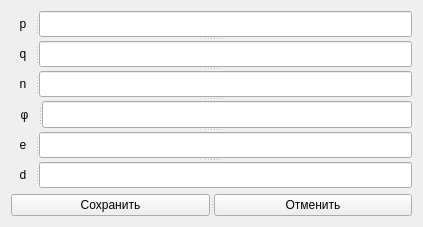
<?xml version="1.0" encoding="UTF-8"?>
<ui version="4.0">
 <class>RSA</class>
 <widget class="QWidget" name="RSA">
  <property name="geometry">
   <rect>
    <x>0</x>
    <y>0</y>
    <width>423</width>
    <height>227</height>
   </rect>
  </property>
  <property name="windowTitle">
   <string>RSA</string>
  </property>
  <layout class="QGridLayout" name="gridLayout">
   <item row="0" column="0">
    <widget class="QSplitter" name="splitter_9">
     <property name="orientation">
      <enum>Qt::Vertical</enum>
     </property>
     <widget class="QSplitter" name="splitter_10">
      <property name="orientation">
       <enum>Qt::Vertical</enum>
      </property>
      <widget class="QSplitter" name="splitter_7">
       <property name="orientation">
        <enum>Qt::Vertical</enum>
       </property>
       <widget class="QSplitter" name="splitter">
        <property name="orientation">
         <enum>Qt::Horizontal</enum>
        </property>
        <widget class="QLabel" name="label">
         <property name="text">
          <string>p</string>
         </property>
         <property name="alignment">
          <set>Qt::AlignCenter</set>
         </property>
        </widget>
        <widget class="QLineEdit" name="lineEdit"/>
       </widget>
       <widget class="QSplitter" name="splitter_2">
        <property name="orientation">
         <enum>Qt::Horizontal</enum>
        </property>
        <widget class="QLabel" name="label_2">
         <property name="text">
          <string>q</string>
         </property>
         <property name="alignment">
          <set>Qt::AlignCenter</set>
         </property>
        </widget>
        <widget class="QLineEdit" name="lineEdit_2"/>
       </widget>
       <widget class="QSplitter" name="splitter_3">
        <property name="orientation">
         <enum>Qt::Horizontal</enum>
        </property>
        <widget class="QLabel" name="label_3">
         <property name="text">
          <string>n</string>
         </property>
         <property name="alignment">
          <set>Qt::AlignCenter</set>
         </property>
        </widget>
        <widget class="QLineEdit" name="lineEdit_3"/>
       </widget>
       <widget class="QSplitter" name="splitter_4">
        <property name="orientation">
         <enum>Qt::Horizontal</enum>
        </property>
        <widget class="QLabel" name="label_4">
         <property name="text">
          <string>φ</string>
         </property>
         <property name="alignment">
          <set>Qt::AlignCenter</set>
         </property>
        </widget>
        <widget class="QLineEdit" name="lineEdit_4"/>
       </widget>
       <widget class="QSplitter" name="splitter_5">
        <property name="orientation">
         <enum>Qt::Horizontal</enum>
        </property>
        <widget class="QLabel" name="label_5">
         <property name="text">
          <string>e</string>
         </property>
         <property name="alignment">
          <set>Qt::AlignCenter</set>
         </property>
        </widget>
        <widget class="QLineEdit" name="lineEdit_5"/>
       </widget>
       <widget class="QSplitter" name="splitter_6">
        <property name="orientation">
         <enum>Qt::Horizontal</enum>
        </property>
        <widget class="QLabel" name="label_6">
         <property name="text">
          <string>d</string>
         </property>
         <property name="alignment">
          <set>Qt::AlignCenter</set>
         </property>
        </widget>
        <widget class="QLineEdit" name="lineEdit_6"/>
       </widget>
      </widget>
     </widget>
    </widget>
   </item>
   <item row="1" column="0">
    <widget class="QSplitter" name="splitter_8">
     <property name="orientation">
      <enum>Qt::Horizontal</enum>
     </property>
     <widget class="QPushButton" name="pushButton">
      <property name="text">
       <string>Сохранить</string>
      </property>
     </widget>
     <widget class="QPushButton" name="pushButton_2">
      <property name="text">
       <string>Отменить</string>
      </property>
     </widget>
    </widget>
   </item>
  </layout>
 </widget>
 <resources/>
 <connections/>
</ui>
